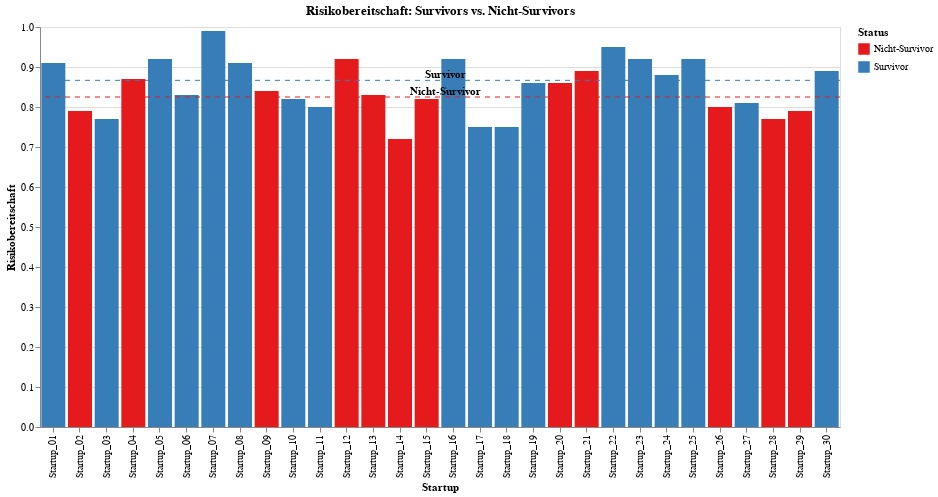

Source (notebook cell):
### Code cell
#Status-Spalte hinzufügen
df['Status'] = df['Survived5Years'].map({True: 'Survivor', False: 'Nicht-Survivor'})

#Durchschnittswerte pro Gruppe berechnen
avg_df = (
    df.groupby('Status')['RiskTolerance']
      .mean()
      .reset_index()
      .rename(columns={'RiskTolerance': 'AvgRisk'})
)

#Balken für alle Startups, gefärbt nach Status
bars = alt.Chart(df).mark_bar().encode(
    x=alt.X(
        'Startup:N',
        title='Startup',
        sort=None,
        axis=alt.Axis(
            labelAngle=-90,      
            labelFontSize=10,  
            labelPadding=2     
        )
    ),
    y=alt.Y('RiskTolerance:Q', title='Risikobereitschaft'),
    color=alt.Color('Status:N', title='Status', scale=alt.Scale(scheme='set1'))
)

#Zwei horizontale Linien für die beiden Durchschnittswerte
rules = alt.Chart(avg_df).mark_rule(strokeDash=[5, 5]).encode(
    y='AvgRisk:Q',
    color=alt.Color('Status:N', title='Status', scale=alt.Scale(scheme='set1'))
)

#Labels für die Durchschnittslinien (Textfarbe fest auf schwarz gesetzt)
texts = alt.Chart(avg_df).mark_text(
    dx=5,
    dy=-5,
    fontWeight='bold',
    color='black'    
).encode(
    y='AvgRisk:Q',
    text=alt.Text('Status:N')
)

#Alles zusammenfügen
chart = (bars + rules + texts).properties(
    width=800,   
    height=400,
    title='Risikobereitschaft: Survivors vs. Nicht-Survivors'
)

chart

### Figure 1 — Vega-Lite specification as saved in the notebook (floating-point values rounded to 4 significant figures)
{"config": {"view": {"continuousWidth": 300, "continuousHeight": 300}}, "layer": [{"data": {"name": "data-eaa18b729379694c27c9842df7d48057"}, "mark": {"type": "bar"}, "encoding": {"color": {"field": "Status", "scale": {"scheme": "set1"}, "title": "Status", "type": "nominal"}, "x": {"axis": {"labelAngle": -90, "labelFontSize": 10, "labelPadding": 2}, "field": "Startup", "sort": null, "title": "Startup", "type": "nominal"}, "y": {"field": "RiskTolerance", "title": "Risikobereitschaft", "type": "quantitative"}}}, {"data": {"name": "data-5aaf97a29e9cecb9953e87ff0fe90f19"}, "mark": {"type": "rule", "strokeDash": [5, 5]}, "encoding": {"color": {"field": "Status", "scale": {"scheme": "set1"}, "title": "Status", "type": "nominal"}, "y": {"field": "AvgRisk", "type": "quantitative"}}}, {"data": {"name": "data-5aaf97a29e9cecb9953e87ff0fe90f19"}, "mark": {"type": "text", "color": "black", "dx": 5, "dy": -5, "fontWeight": "bold"}, "encoding": {"text": {"field": "Status", "type": "nominal"}, "y": {"field": "AvgRisk", "type": "quantitative"}}}], "height": 400, "title": "Risikobereitschaft: Survivors vs. Nicht-Survivors", "width": 800, "$schema": "https://vega.github.io/schema/vega-lite/v5.20.1.json", "datasets": {"data-eaa18b729379694c27c9842df7d48057": [{"Startup": "Startup_01", "RiskTolerance": 0.91, "Survived5Years": true, "Status": "Survivor"}, {"Startup": "Startup_02", "RiskTolerance": 0.79, "Survived5Years": false, "Status": "Nicht-Survivor"}, {"Startup": "Startup_03", "RiskTolerance": 0.77, "Survived5Years": true, "Status": "Survivor"}, {"Startup": "Startup_04", "RiskTolerance": 0.87, "Survived5Years": false, "Status": "Nicht-Survivor"}, {"Startup": "Startup_05", "RiskTolerance": 0.92, "Survived5Years": true, "Status": "Survivor"}, {"Startup": "Startup_06", "RiskTolerance": 0.83, "Survived5Years": true, "Status": "Survivor"}, {"Startup": "Startup_07", "RiskTolerance": 0.99, "Survived5Years": true, "Status": "Survivor"}, {"Startup": "Startup_08", "RiskTolerance": 0.91, "Survived5Years": true, "Status": "Survivor"}, {"Startup": "Startup_09", "RiskTolerance": 0.84, "Survived5Years": false, "Status": "Nicht-Survivor"}, {"Startup": "Startup_10", "RiskTolerance": 0.82, "Survived5Years": true, "Status": "Survivor"}, {"Startup": "Startup_11", "RiskTolerance": 0.8, "Survived5Years": true, "Status": "Survivor"}, {"Startup": "Startup_12", "RiskTolerance": 0.92, "Survived5Years": false, "Status": "Nicht-Survivor"}, {"Startup": "Startup_13", "RiskTolerance": 0.83, "Survived5Years": false, "Status": "Nicht-Survivor"}, {"Startup": "Startup_14", "RiskTolerance": 0.72, "Survived5Years": false, "Status": "Nicht-Survivor"}, {"Startup": "Startup_15", "RiskTolerance": 0.82, "Survived5Years": false, "Status": "Nicht-Survivor"}, {"Startup": "Startup_16", "RiskTolerance": 0.92, "Survived5Years": true, "Status": "Survivor"}, {"Startup": "Startup_17", "RiskTolerance": 0.75, "Survived5Years": true, "Status": "Survivor"}, {"Startup": "Startup_18", "RiskTolerance": 0.75, "Survived5Years": true, "Status": "Survivor"}, {"Startup": "Startup_19", "RiskTolerance": 0.86, "Survived5Years": true, "Status": "Survivor"}, {"Startup": "Startup_20", "RiskTolerance": 0.86, "Survived5Years": false, "Status": "Nicht-Survivor"}, {"Startup": "Startup_21", "RiskTolerance": 0.89, "Survived5Years": false, "Status": "Nicht-Survivor"}, {"Startup": "Startup_22", "RiskTolerance": 0.95, "Survived5Years": true, "Status": "Survivor"}, {"Startup": "Startup_23", "RiskTolerance": 0.92, "Survived5Years": true, "Status": "Survivor"}, {"Startup": "Startup_24", "RiskTolerance": 0.88, "Survived5Years": true, "Status": "Survivor"}, {"Startup": "Startup_25", "RiskTolerance": 0.92, "Survived5Years": true, "Status": "Survivor"}, {"Startup": "Startup_26", "RiskTolerance": 0.8, "Survived5Years": false, "Status": "Nicht-Survivor"}, {"Startup": "Startup_27", "RiskTolerance": 0.81, "Survived5Years": true, "Status": "Survivor"}, {"Startup": "Startup_28", "RiskTolerance": 0.77, "Survived5Years": false, "Status": "Nicht-Survivor"}, {"Startup": "Startup_29", "RiskTolerance": 0.79, "Survived5Years": false, "Status": "Nicht-Survivor"}, {"Startup": "Startup_30", "RiskTolerance": 0.89, "Survived5Years": true, "Status": "Survivor"}], "data-5aaf97a29e9cecb9953e87ff0fe90f19": [{"Status": "Nicht-Survivor", "AvgRisk": 0.825}, {"Status": "Survivor", "AvgRisk": 0.8667}]}}
